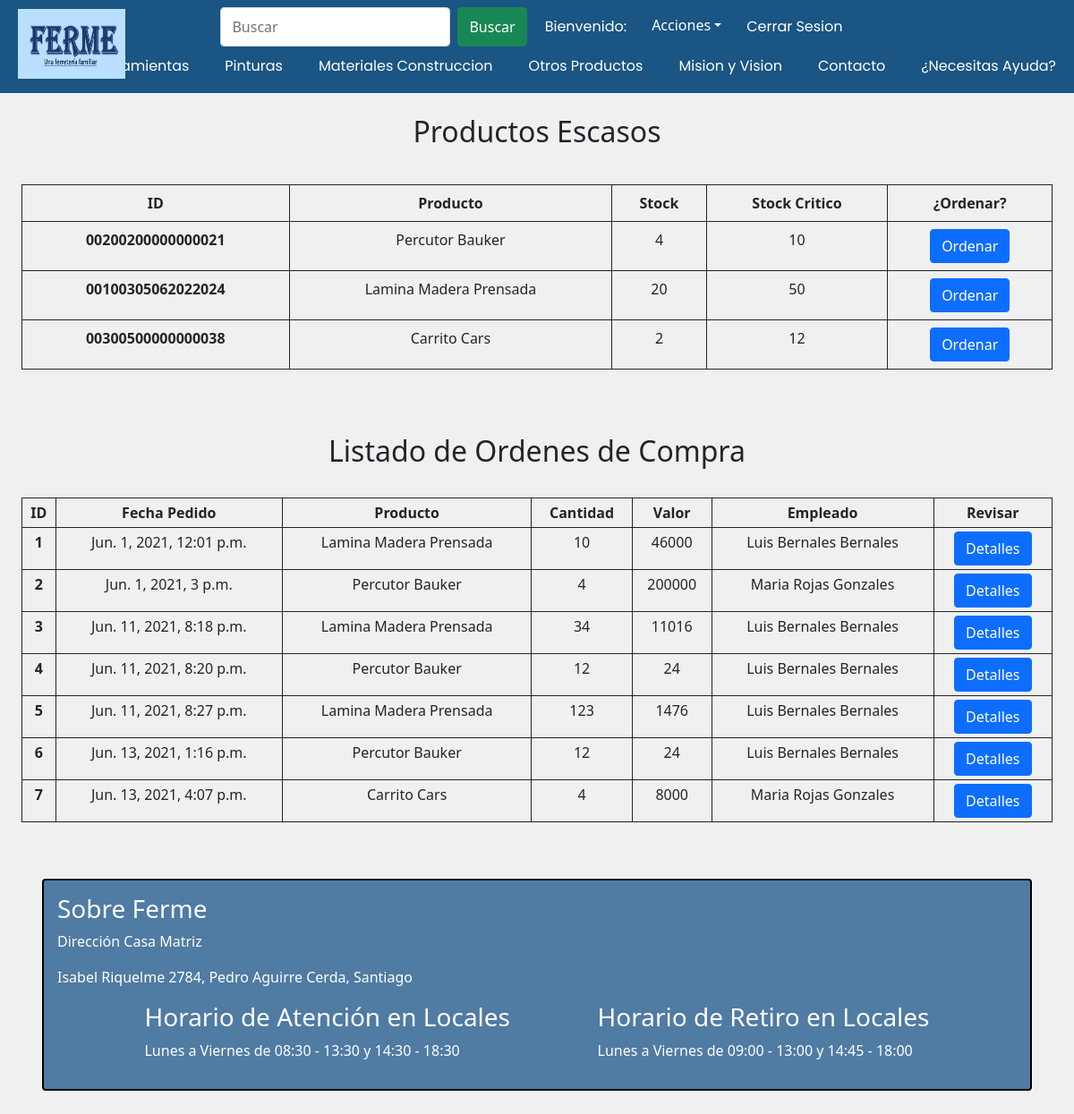
Before: /listado_ordenCompra (signed in) with the older database file.
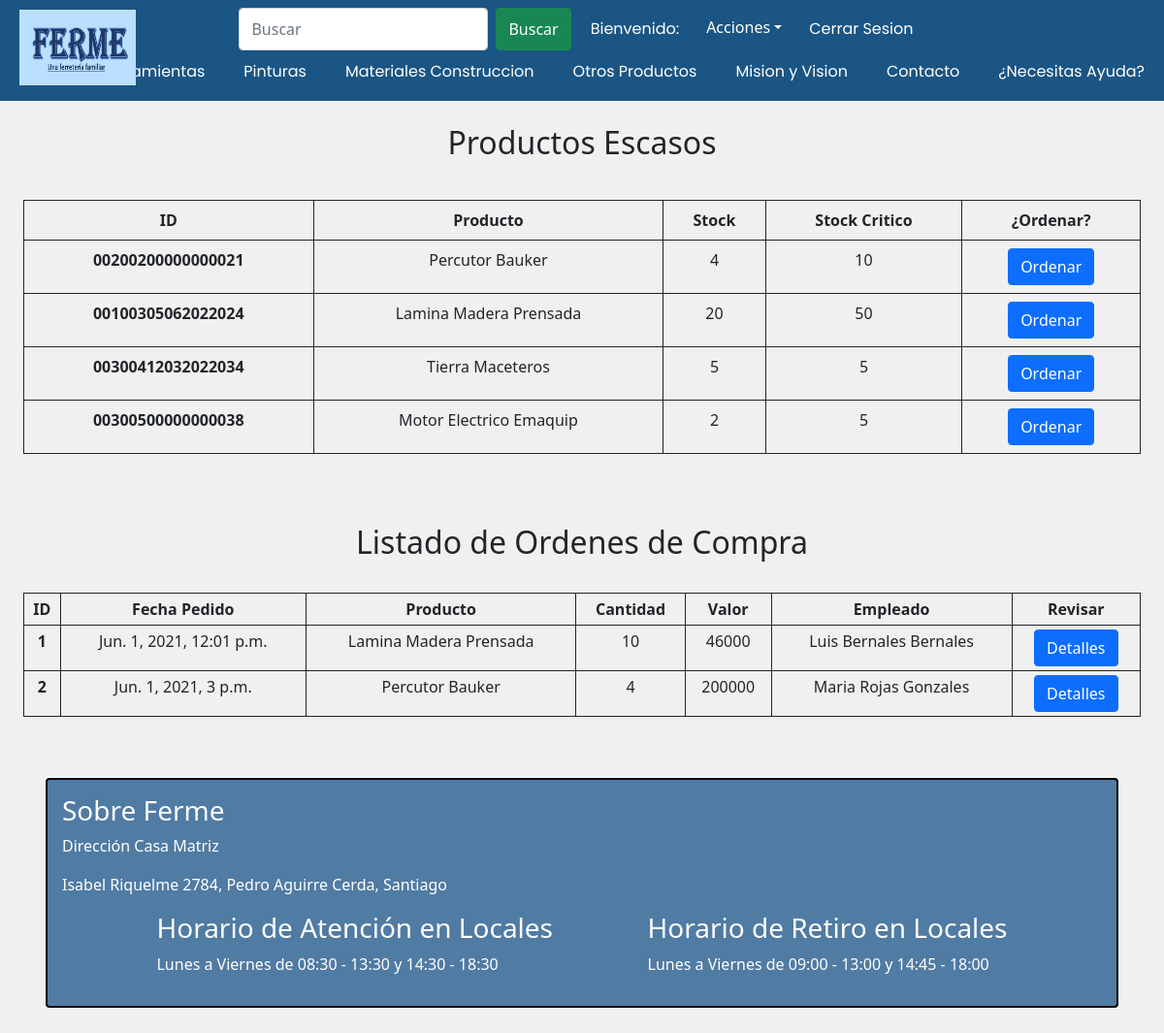
After: the same page with the newer database file.
### WebPage/models.py (models this page shows, shortened)
class Producto(models.Model):
    idProducto = models.CharField(max_length = 17, primary_key = True)
    nombre = models.CharField(max_length = 30)
    descripcion = models.CharField(max_length = 200)
    precio = models.IntegerField()
    stock = models.IntegerField()
    stockCrit = models.IntegerField()
    imagen = models.ImageField(upload_to='productos', default='not_found.jpg')
    fVenc = models.DateField(auto_now=False, auto_now_add=False, null=True, blank=True)
    idFamProducto = models.ForeignKey(FamiliaProducto, on_delete=models.CASCADE)
    idTipoProducto = models.ForeignKey(TipoProducto, on_delete=models.CASCADE)
    idProveedor = models.ForeignKey(Proveedor, on_delete=models.CASCADE)
    def __str__(self):
        return self.nombre

class OrdenCompra(models.Model):
    idOrdenCompra = models.AutoField(primary_key = True)
    idProducto = models.ForeignKey(Producto, on_delete=models.CASCADE)
    cantidad = models.IntegerField()
    total = models.IntegerField()
    comentario = models.CharField(max_length = 200, blank= True)
    fechaPedido = models.DateTimeField(auto_now=False, auto_now_add=False)
    idEmpleado = models.ForeignKey(Empleado, on_delete=models.CASCADE)
    enviada = models.BooleanField(default=False)
    recibido = models.BooleanField(default=False)
    valido = models.BooleanField(default=True)

class Persona(models.Model):
    rut = models.CharField(max_length = 10)
    nombres = models.CharField(max_length = 30)
    apellidoPaterno = models.CharField(max_length = 20, null= True, blank=True)
    apellidoMaterno = models.CharField(max_length = 20, null= True, blank=True)
    telefono = models.CharField(max_length = 9)
    direccion = models.CharField(max_length = 40)
    idComuna = models.ForeignKey(Comuna, on_delete=models.CASCADE)
    idUsuario = models.ForeignKey(User, on_delete=models.CASCADE)
    class Meta:
        abstract = True

class Empleado(Persona):
    idEmpleado = models.AutoField(primary_key = True)
    cargo = models.ForeignKey(Cargo, on_delete=models.CASCADE)
    def __str__(self):
        nombre = self.nombres + ' ' + self.apellidoPaterno + ' ' + self.apellidoMaterno
        return nombre

### WebPage/views.py (the view)
# urls.py: path('listado_ordenCompra', ListaOrdenCompra.as_view(), name='LISTORDENCOMPRA'),
@method_decorator(login_required(login_url='login/'), name='dispatch')
@method_decorator(group_required('Empleado', 'Proveedor'), name='dispatch')
class ListaOrdenCompra(ListView):
    model = OrdenCompra
    template_name = 'listadoOrden.html'
    context_object_name = 'Ordenes de Compra'
    def get_queryset(self): # Busqueda
        user = self.request.user
        if user.groups.filter(name="Proveedor").exists():
            try:
                proveedor = Proveedor.objects.get(idUsuario=user)
                lista = OrdenCompra.objects.filter(idProducto__idProveedor = proveedor)
                return lista
            except:
                lista = []
                return lista
        else:
            lista = OrdenCompra.objects.all()
            return lista
    def get_context_data(self, *args, **kwargs): # Context Data de Productos con Stock menor al Stock Critico
        context = super(ListaOrdenCompra, self).get_context_data(*args, **kwargs)
        context['Productos_StockCrit'] = Producto.objects.filter(stock__lte = F('stockCrit')) #Query
        return context

### WebPage/views.py (called while the page is built)
def group_required(*group_names):
   def in_groups(u):
       if u.is_authenticated:
           if bool(u.groups.filter(name__in=group_names)) | u.is_superuser:
               return True
       return False
   return user_passes_test(in_groups)

### WebPage/templates/listadoOrden.html (shortened to what this page needs)
{% extends "Template.html" %}
{% load static %}
{% block estilos %}
    <link rel="stylesheet" href="{% static 'css/index.css' %}">
{% endblock estilos %}
{% block contenido %}
<div class="container-fluid p-auto m-auto">
    {% if user.groups.all.0.name == "Empleado" or user.is_superuser or user.is_staff %}
    <h2 class="text-center mt-4"> Productos Escasos</h2>
    <br>
    <div class = "container-fluid m-2 mx-auto overflow-auto">
    <table class ="table table-bordered border-dark text-center">
        <thead>
        <tr>
            <th >ID</th>
            <th >Producto</th>
            <th >Stock</th>
            <th >Stock Critico</th>
            <th >¿Ordenar?</th>
        </tr>
        </thead>
        <tbody>
        {% for item in Productos_StockCrit %}
        <tr>
            <th >{{item.idProducto}}</th>
            <td>{{item.nombre}}</td>
            <td>{{item.stock}}</td>
            <td>{{item.stockCrit}}</td>
            <td><a href="{% url 'ORDENCOMPRA' item.idProducto %}" id="enviarData" class="btn btn-primary" role="button"
                data-idProd="{{item.idProducto}}" data-idProv="{{item.idProveedor_id}}">Ordenar</a></td>
        </tr>
        {% endfor %}
        </tbody>
    </table>
    </div>
    <br>
    <br>
    {% endif %}
    <h2 class="text-center">Listado de Ordenes de Compra</h2>
    <br>
    <div class="container-fluid mx-auto overflow-auto table-responsive-sm">
    <table class ="table table-sm table-bordered border-dark text-center">
        <thead>
        <tr>
            <th>ID</th>
            <th>Fecha Pedido</th>
            <th>Producto</th>
            <th>Cantidad</th>
            <th>Valor</th>
            <th>Empleado</th>
            <th>Revisar</th>
        </tr>
        </thead>
        <tbody>
        {% for orden in object_list %}
        <tr>
            <th>{{orden.idOrdenCompra}}</th>
                <td>{{orden.fechaPedido}}</td>
                <td>{{orden.idProducto}}</td>
                <td>{{orden.cantidad}}</td>
                <td>{{orden.total}}</td>
                <td>{{orden.idEmpleado}}</td>
                <td><a href="/ordenCompra/{{orden.idOrdenCompra}}" class="btn btn-primary" role="button">Detalles</a></td>
        </tr>
        {% endfor %}
        </tbody>
    </table>
    </div>
</div>
{% endblock contenido%}

Changed rows visible on the page:
removed OrdenCompra: idOrdenCompra "3", fechaPedido "Jun. 11, 2021, 8:18 p.m.", idProducto "Lamina Madera Prensada", cantidad "34", total "11016", idEmpleado "Luis Bernales Bernales"
removed OrdenCompra: idOrdenCompra "4", fechaPedido "Jun. 11, 2021, 8:20 p.m.", idProducto "Percutor Bauker", cantidad "12", total "24", idEmpleado "Luis Bernales Bernales"
removed OrdenCompra: idOrdenCompra "5", fechaPedido "Jun. 11, 2021, 8:27 p.m.", idProducto "Lamina Madera Prensada", cantidad "123", total "1476", idEmpleado "Luis Bernales Bernales"
removed OrdenCompra: idOrdenCompra "6", fechaPedido "Jun. 13, 2021, 1:16 p.m.", idProducto "Percutor Bauker", cantidad "12", total "24", idEmpleado "Luis Bernales Bernales"
removed OrdenCompra: idOrdenCompra "7", fechaPedido "Jun. 13, 2021, 4:07 p.m.", idProducto "Carrito Cars", cantidad "4", total "8000", idEmpleado "Maria Rojas Gonzales"
added Producto: idProducto "00300412032022034", nombre "Tierra Maceteros", stock "5", stockCrit "5"
changed Producto id 00300500000000038: nombre "Carrito Cars" → "Motor Electrico Emaquip"; stockCrit "12" → "5"
